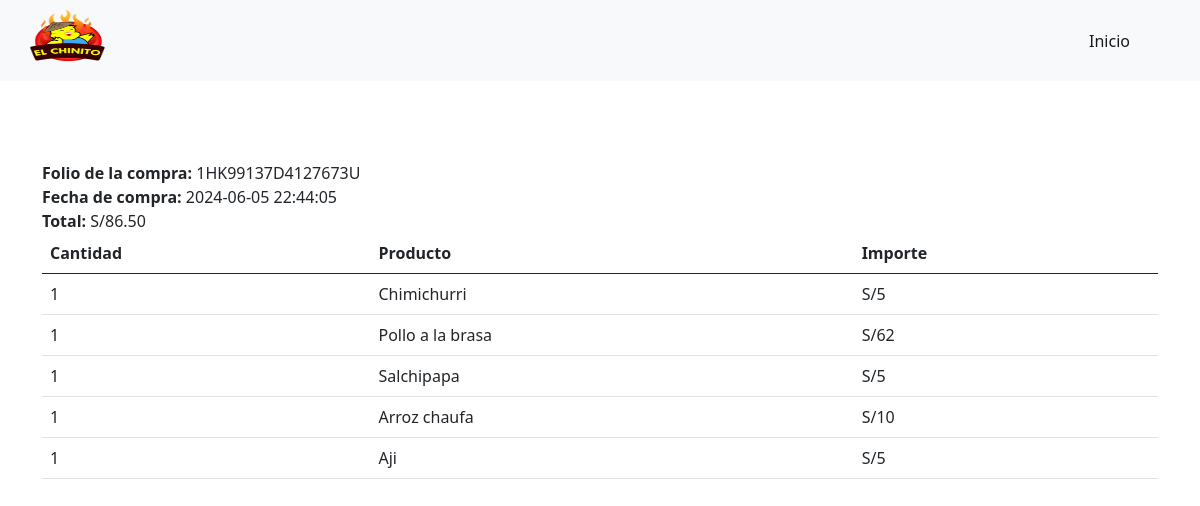
/completado.php?key=1HK99137D4127673U, run on the app's committed database.
### tables this page shows
CREATE TABLE `venta` (
  `id` int NOT NULL,
  `id_transaccion` varchar(50) NOT NULL,
  `status` varchar(20) NOT NULL,
  `email` varchar(50) NOT NULL,
  `id_cliente` varchar(50) NOT NULL,
  `total` decimal(10,2) NOT NULL,
  `fecha` datetime NOT NULL,
  `activo` tinyint NOT NULL DEFAULT '1'
);

CREATE TABLE `detalleventa` (
  `id` int NOT NULL,
  `id_venta` int NOT NULL,
  `id_producto` int NOT NULL,
  `nombre` varchar(200) NOT NULL,
  `precio` decimal(10,2) NOT NULL,
  `cantidad` int NOT NULL,
  `activo` tinyint NOT NULL DEFAULT '1'
);

### completado.php (the view, shortened to what this page needs)
<?php
$db = new Database();
$con = $db->conectar();
$id_transaccion= isset($_GET['key']) ? $_GET['key'] : '0';
$error = '';
if($id_transaccion ==  ''){
    $error = 'Error al procesar la petición';
} else{
    $sql = $con->prepare("SELECT count(id) FROM venta WHERE id_transaccion=? AND status=?");
        $sql-> execute([$id_transaccion,'COMPLETED']);
        if($sql ->fetchColumn()>0){
            $sql = $con->prepare("SELECT id,fecha,email,total FROM venta WHERE id_transaccion=? AND status=? LIMIT 1");
            $sql-> execute([$id_transaccion,'COMPLETED']);
            $row = $sql->fetch(PDO::FETCH_ASSOC);
            $idVenta = $row['id'];
            $total = $row['total'];
            $fecha = $row['fecha'];
            $sqlDet = $con-> prepare("SELECT nombre, precio, cantidad FROM detalleventa WHERE id_venta=?");
            $sqlDet-> execute([$idVenta]);
        }else{
            $error = 'Error al comprobar la compra';
        }
}
?>
<!DOCTYPE html>
<html lang="en">
<head>
    <link rel="stylesheet" href="Style.css">
    <link href="https://cdn.jsdelivr.net/npm/bootstrap@5.0.2/dist/css/bootstrap.min.css" rel="stylesheet">
    </head>
        <body>
        <header>
        <nav class="navbar navbar-expand-lg navbar-light bg-light justify-content-center">
            <div class="container-fluid mx-auto">
                <img id="img_ventas" src="Ventas/ventas_img/LogoChinito.png" alt="" class="mx-auto">
                <div class="collapse navbar-collapse menu_responsi" id="navbarNavAltMarkup">
                    <div class="navbar-nav ms-auto menu_list">
                        <a id="sube" class="nav-link active" aria-current="page" href="index.php">Inicio</a>
                    </div>
                </div>
            </div>
        </nav>
    </header>
        <main>
            <div class="container">
                <?php if (strlen($error) > 0) { ?>
                    <div class="row">
                        <div class="col">
                            <?php  echo $error; ?>
                        </div>
                    </div>
                    <?php } else { ?>
                    <div class="row">
                        <div class="col">
                            <b>Folio de la compra: </b><?php echo $id_transaccion; ?> <br>
                            <b>Fecha de compra: </b><?php echo $fecha; ?> <br>
                            <b>Total: </b><?php echo MONEDA . number_format( $total,2,'.',','); ?> <br>
                        </div>
                    </div>
                    <div class="row">
                        <div class="col">
                            <table class=table>
                                <thead>
                                    <tr>
                                        <th>Cantidad</th>
                                        <th>Producto</th>
                                        <th>Importe</th>
                                    </tr>
                                </thead>
                                <tbody>
                                    <?php while($row_det = $sqlDet->fetch(PDO::FETCH_ASSOC)){
                                        $importe = $row_det['precio'] * $row_det['cantidad']; ?>
                                        <tr>
                                            <td><?php echo  $row_det['cantidad']; ?></td>
                                            <td><?php echo  $row_det['nombre']; ?></td>
                                            <td><?php echo MONEDA . number_format($importe); ?></td>
                                        </tr>
                                        <?php } ?>
                                </tbody>
                            </table>
                        </div>
                    </div>
                <?php } ?>
            </div>
        </main>
    </body>
</html>

### Style.css (style rules this page uses)
:root { scroll-behavior: smooth; }
body { font-family: 'Open Sans'; }
#sube { margin-right: 50px; }
#img_ventas { width: 110px; height: 65px; float: left; margin-left: 20px; margin-right: 200px; }
.container { width: 90%; max-width: 1200px; margin: 0 auto; overflow: hidden; padding: 80px 0px; }
@media (min-width:768px) { .container { width: 90%; max-width: 1200px; margin: 0 auto; overflow: hidden; padding: 80px 0px; } }

### data on the page
venta: fecha "2024-06-05 22:44:05", total "86.50"
detalleventa: cantidad "1", nombre "Chimichurri", importe "5"
detalleventa: cantidad "1", nombre "Pollo a la brasa", importe "62"
detalleventa: cantidad "1", nombre "Salchipapa", importe "5"
detalleventa: cantidad "1", nombre "Arroz chaufa", importe "10"
detalleventa: cantidad "1", nombre "Aji", importe "5"

### other printed values
$id_transaccion "1HK99137D4127673U"
MONEDA "S/"
